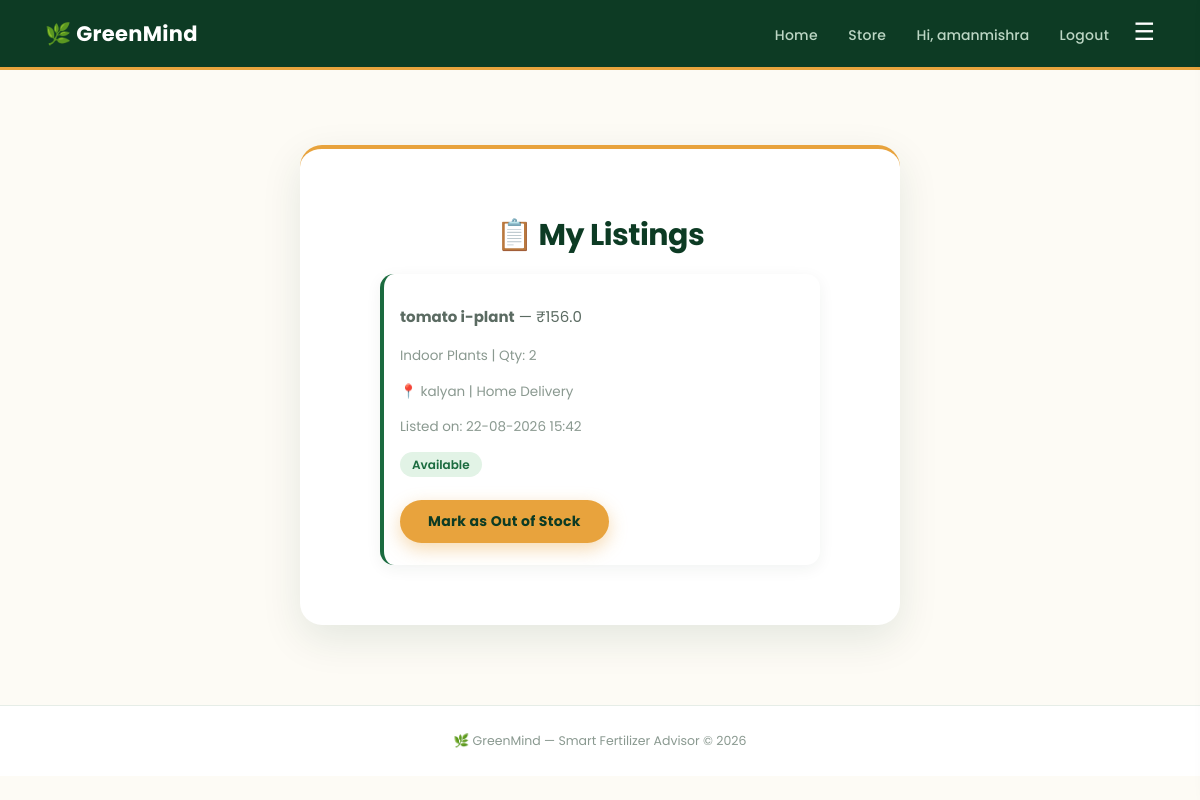
Page /my-listings (signed in) on the committed database.
### tables this page shows
CREATE TABLE listings (
    id INTEGER PRIMARY KEY AUTOINCREMENT,
    seller_username TEXT NOT NULL,
    plant_name TEXT NOT NULL,
    price REAL NOT NULL,
    quantity INTEGER NOT NULL,
    category TEXT NOT NULL,
    description TEXT,
    location TEXT,
    delivery TEXT,
    date_listed TEXT NOT NULL
, status TEXT DEFAULT 'Available');

### app.py (the view)
@app.route("/my-listings")
def my_listings():
    if "username" not in session:
        return redirect("/login")
    conn = sqlite3.connect("database.db")
    cursor = conn.cursor()
    cursor.execute(
        "SELECT id, plant_name, price, quantity, category, location, delivery, date_listed, status FROM listings WHERE seller_username = ? ORDER BY id DESC",
        (session["username"],)
    )
    listings = cursor.fetchall()
    conn.close()
    return render_template("my_listings.html", listings=listings)

### templates/my_listings.html
{% extends "base.html" %}
{% block content %}
<div class="container" style="max-width:600px;">
    <h1>📋 My Listings</h1>
    {% if listings %}
        {% for item in listings %}
        <div class="history-item">
            <div style="flex-grow:1;">
                <p><strong>{{ item[1] }}</strong> — ₹{{ item[2] }}</p>
                <p class="small-text">{{ item[4] }} | Qty: {{ item[3] }}</p>
                <p class="small-text">📍 {{ item[5] }} | {{ item[6] }}</p>
                <p class="small-text">Listed on: {{ item[7] }}</p>
                <p style="margin-top:6px;">
                    <span style="padding:4px 12px; border-radius:20px; font-size:12px; font-weight:600;
                        {% if item[8] == 'Available' %}
                            background:#e2f3e6; color:#1b6b3f;
                        {% else %}
                            background:#fbebe3; color:#c0392b;
                        {% endif %}">
                        {{ item[8] }}
                    </span>
                </p>
                <a href="/listing/toggle-status/{{ item[0] }}" class="btn btn-small" style="margin-top:8px;">
                    {% if item[8] == 'Available' %}Mark as Out of Stock{% else %}Mark as Available{% endif %}
                </a>
            </div>
        </div>
        {% endfor %}
    {% else %}
        <p>You haven't listed any plants yet.</p>
        <a href="/sell" class="btn">Sell Your Plant</a>
    {% endif %}
</div>
{% endblock %}

### templates/base.html (shortened to what this page needs)
<!DOCTYPE html>
<html>
<head>
    <link rel="stylesheet" href="{{ url_for('static', filename='style.css') }}">
</head>
<body>
    <nav class="navbar">
        <a href="/">🌿 GreenMind</a>
        <div class="nav-links">
            <a href="/">Home</a>
            {% if session.username %}
                <a href="/store">Store</a>
                <span class="nav-user">Hi, {{ session.username }}</span>
                <a href="/logout">Logout</a>
            {% else %}
                <a href="/login">Login</a>
                <a href="/register">Register</a>
            {% endif %}
            <button class="hamburger-btn" onclick="toggleMenu()">☰</button>
        </div>
    </nav>
    <div class="page-content">
        {% block content %}{% endblock %}
    </div>
    <div class="site-footer">
        🌿 GreenMind — Smart Fertilizer Advisor &copy; 2026
    </div>
</body>
</html>

### static/style.css (style rules this page uses)
* { box-sizing: border-box; }
:root { --forest: #0d3b24; --forest-light: #1b6b3f; --accent: #e8a33d; --cream: #fdfbf5; --sage: #eef5ee; }
body { font-family: 'Poppins', 'Segoe UI', Arial, sans-serif; background: var(--cream); margin: 0; min-height: 100vh; color: #22302a; }
.navbar { display: flex; justify-content: space-between; align-items: center; background: var(--forest); padding: 18px 45px; position: sticky; top: 0; z-index: 100; border-bottom: 3px solid var(--accent); }
.navbar a { color: white; text-decoration: none; font-weight: 700; font-size: 21px; letter-spacing: 0.3px; }
.nav-links a, .nav-user { margin-left: 26px; color: #bcd6c4; font-size: 14px; font-weight: 500; transition: color 0.2s ease; position: relative; }
.page-content { padding-top: 45px; padding-bottom: 20px; min-height: calc(100vh - 200px); }
.container { background: white; max-width: 460px; margin: 30px auto; padding: 44px 40px; border-radius: 22px; box-shadow: 0 14px 40px rgba(13, 59, 36, 0.1); text-align: center; border-top: 4px solid var(--accent); animation: fadeUp 0.5s ease; }
h1 { color: var(--forest); margin-bottom: 4px; font-weight: 700; letter-spacing: -0.5px; font-size: 30px; }
p { color: #5b6b62; line-height: 1.65; font-size: 15px; }
.btn { display: inline-block; margin-top: 20px; padding: 13px 34px; background: var(--accent); color: var(--forest); text-decoration: none; border: none; border-radius: 30px; font-size: 14.5px; font-weight: 700; font-family: 'Poppins', sans-serif; cursor: pointer; letter-spacing: 0.3px; transition: transform 0.15s ease, box-shadow 0.15s ease, background 0.2s ease; box-shadow: 0 6px 18px rgba(232, 163, 61, 0.4); }
.history-item { text-align: left; max-width: 440px; margin: 16px auto; background: white; padding: 16px; border-radius: 14px; display: flex; gap: 15px; align-items: center; box-shadow: 0 4px 16px rgba(13,59,36,0.06); border-left: 4px solid var(--forest-light); transition: transform 0.15s ease; }
a { color: var(--forest-light); }
.small-text { font-size: 13.5px; color: #8a9990; }
.btn-small { padding: 11px 28px; font-size: 14px; margin-top: 14px; margin-bottom: 6px; }
.site-footer { text-align: center; padding: 26px; color: #8a9990; font-size: 12.5px; border-top: 1px solid #e6ede7; margin-top: 30px; background: white; }
.hamburger-btn { background: none; border: none; color: white; font-size: 24px; cursor: pointer; margin-left: 20px; padding: 0; line-height: 1; }

### rows in the picture
listings: username "amanmishra", plant_name "tomato i-plant", price "156.0", category "Indoor Plants", quantity "2", location "kalyan", delivery "Home Delivery", date_listed "22-08-2026 15:42", status "Available", shows "Mark as Out of Stock"
